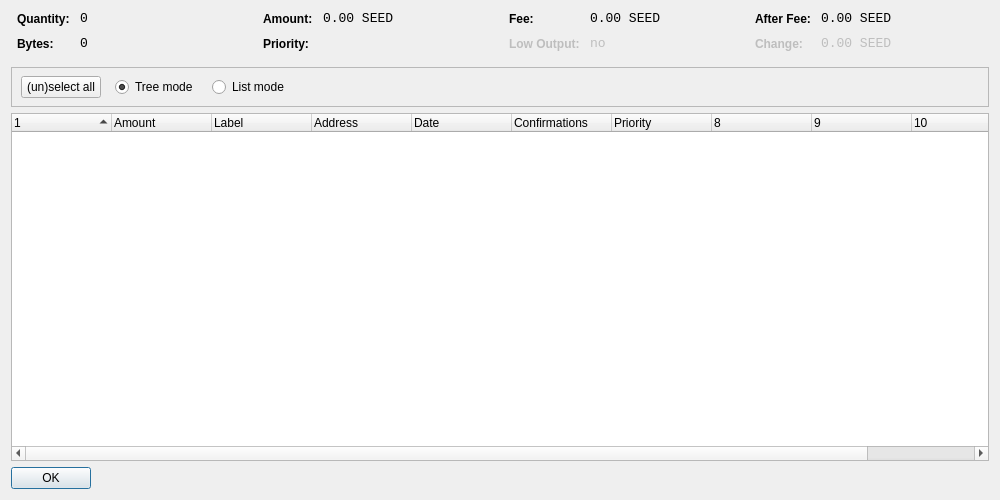
<?xml version="1.0" encoding="UTF-8"?>
<ui version="4.0">
 <class>CoinControlDialog</class>
 <widget class="QDialog" name="CoinControlDialog">
  <property name="geometry">
   <rect>
    <x>0</x>
    <y>0</y>
    <width>1000</width>
    <height>500</height>
   </rect>
  </property>
  <property name="windowTitle">
   <string>Coin Control</string>
  </property>
  <layout class="QVBoxLayout" name="verticalLayout">
   <item>
    <layout class="QHBoxLayout" name="horizontalLayoutTop" stretch="0,0,0,0">
     <property name="topMargin">
      <number>0</number>
     </property>
     <property name="bottomMargin">
      <number>10</number>
     </property>
     <item>
      <layout class="QFormLayout" name="formLayoutCoinControl1">
       <property name="horizontalSpacing">
        <number>10</number>
       </property>
       <property name="verticalSpacing">
        <number>10</number>
       </property>
       <property name="leftMargin">
        <number>6</number>
       </property>
       <property name="rightMargin">
        <number>6</number>
       </property>
       <item row="0" column="0">
        <widget class="QLabel" name="labelCoinControlQuantityText">
         <property name="styleSheet">
          <string notr="true">font-weight:bold;</string>
         </property>
         <property name="text">
          <string>Quantity:</string>
         </property>
        </widget>
       </item>
       <item row="0" column="1">
        <widget class="QLabel" name="labelCoinControlQuantity">
         <property name="font">
          <font>
           <family>Monospace</family>
           <pointsize>10</pointsize>
          </font>
         </property>
         <property name="cursor">
          <cursorShape>IBeamCursor</cursorShape>
         </property>
         <property name="contextMenuPolicy">
          <enum>Qt::ActionsContextMenu</enum>
         </property>
         <property name="text">
          <string notr="true">0</string>
         </property>
         <property name="textInteractionFlags">
          <set>Qt::LinksAccessibleByMouse|Qt::TextSelectableByKeyboard|Qt::TextSelectableByMouse</set>
         </property>
        </widget>
       </item>
       <item row="1" column="0">
        <widget class="QLabel" name="labelCoinControlBytesText">
         <property name="styleSheet">
          <string notr="true">font-weight:bold;</string>
         </property>
         <property name="text">
          <string>Bytes:</string>
         </property>
        </widget>
       </item>
       <item row="1" column="1">
        <widget class="QLabel" name="labelCoinControlBytes">
         <property name="font">
          <font>
           <family>Monospace</family>
           <pointsize>10</pointsize>
          </font>
         </property>
         <property name="cursor">
          <cursorShape>IBeamCursor</cursorShape>
         </property>
         <property name="contextMenuPolicy">
          <enum>Qt::ActionsContextMenu</enum>
         </property>
         <property name="text">
          <string notr="true">0</string>
         </property>
         <property name="textInteractionFlags">
          <set>Qt::LinksAccessibleByMouse|Qt::TextSelectableByKeyboard|Qt::TextSelectableByMouse</set>
         </property>
        </widget>
       </item>
      </layout>
     </item>
     <item>
      <layout class="QFormLayout" name="formLayoutCoinControl2">
       <property name="horizontalSpacing">
        <number>10</number>
       </property>
       <property name="verticalSpacing">
        <number>10</number>
       </property>
       <property name="leftMargin">
        <number>6</number>
       </property>
       <property name="rightMargin">
        <number>6</number>
       </property>
       <item row="0" column="0">
        <widget class="QLabel" name="labelCoinControlAmountText">
         <property name="styleSheet">
          <string notr="true">font-weight:bold;</string>
         </property>
         <property name="text">
          <string>Amount:</string>
         </property>
        </widget>
       </item>
       <item row="0" column="1">
        <widget class="QLabel" name="labelCoinControlAmount">
         <property name="font">
          <font>
           <family>Monospace</family>
           <pointsize>10</pointsize>
          </font>
         </property>
         <property name="cursor">
          <cursorShape>IBeamCursor</cursorShape>
         </property>
         <property name="contextMenuPolicy">
          <enum>Qt::ActionsContextMenu</enum>
         </property>
         <property name="text">
          <string notr="true">0.00 SEED</string>
         </property>
         <property name="textInteractionFlags">
          <set>Qt::LinksAccessibleByMouse|Qt::TextSelectableByKeyboard|Qt::TextSelectableByMouse</set>
         </property>
        </widget>
       </item>
       <item row="1" column="0">
        <widget class="QLabel" name="labelCoinControlPriorityText">
         <property name="styleSheet">
          <string notr="true">font-weight:bold;</string>
         </property>
         <property name="text">
          <string>Priority:</string>
         </property>
        </widget>
       </item>
       <item row="1" column="1">
        <widget class="QLabel" name="labelCoinControlPriority">
         <property name="font">
          <font>
           <family>Monospace</family>
           <pointsize>10</pointsize>
          </font>
         </property>
         <property name="cursor">
          <cursorShape>IBeamCursor</cursorShape>
         </property>
         <property name="contextMenuPolicy">
          <enum>Qt::ActionsContextMenu</enum>
         </property>
         <property name="text">
          <string/>
         </property>
         <property name="textInteractionFlags">
          <set>Qt::LinksAccessibleByMouse|Qt::TextSelectableByKeyboard|Qt::TextSelectableByMouse</set>
         </property>
        </widget>
       </item>
      </layout>
     </item>
     <item>
      <layout class="QFormLayout" name="formLayoutCoinControl3">
       <property name="horizontalSpacing">
        <number>10</number>
       </property>
       <property name="verticalSpacing">
        <number>10</number>
       </property>
       <property name="leftMargin">
        <number>6</number>
       </property>
       <property name="rightMargin">
        <number>6</number>
       </property>
       <item row="0" column="0">
        <widget class="QLabel" name="labelCoinControlFeeText">
         <property name="styleSheet">
          <string notr="true">font-weight:bold;</string>
         </property>
         <property name="text">
          <string>Fee:</string>
         </property>
        </widget>
       </item>
       <item row="0" column="1">
        <widget class="QLabel" name="labelCoinControlFee">
         <property name="font">
          <font>
           <family>Monospace</family>
           <pointsize>10</pointsize>
          </font>
         </property>
         <property name="cursor">
          <cursorShape>IBeamCursor</cursorShape>
         </property>
         <property name="contextMenuPolicy">
          <enum>Qt::ActionsContextMenu</enum>
         </property>
         <property name="text">
          <string notr="true">0.00 SEED</string>
         </property>
         <property name="textInteractionFlags">
          <set>Qt::LinksAccessibleByMouse|Qt::TextSelectableByKeyboard|Qt::TextSelectableByMouse</set>
         </property>
        </widget>
       </item>
       <item row="1" column="0">
        <widget class="QLabel" name="labelCoinControlLowOutputText">
         <property name="enabled">
          <bool>false</bool>
         </property>
         <property name="styleSheet">
          <string notr="true">font-weight:bold;</string>
         </property>
         <property name="text">
          <string>Low Output:</string>
         </property>
        </widget>
       </item>
       <item row="1" column="1">
        <widget class="QLabel" name="labelCoinControlLowOutput">
         <property name="enabled">
          <bool>false</bool>
         </property>
         <property name="font">
          <font>
           <family>Monospace</family>
           <pointsize>10</pointsize>
          </font>
         </property>
         <property name="cursor">
          <cursorShape>IBeamCursor</cursorShape>
         </property>
         <property name="contextMenuPolicy">
          <enum>Qt::ActionsContextMenu</enum>
         </property>
         <property name="text">
          <string notr="true">no</string>
         </property>
         <property name="textInteractionFlags">
          <set>Qt::LinksAccessibleByMouse|Qt::TextSelectableByKeyboard|Qt::TextSelectableByMouse</set>
         </property>
        </widget>
       </item>
      </layout>
     </item>
     <item>
      <layout class="QFormLayout" name="formLayoutCoinControl4">
       <property name="horizontalSpacing">
        <number>10</number>
       </property>
       <property name="verticalSpacing">
        <number>10</number>
       </property>
       <property name="leftMargin">
        <number>6</number>
       </property>
       <property name="rightMargin">
        <number>6</number>
       </property>
       <item row="0" column="0">
        <widget class="QLabel" name="labelCoinControlAfterFeeText">
         <property name="styleSheet">
          <string notr="true">font-weight:bold;</string>
         </property>
         <property name="text">
          <string>After Fee:</string>
         </property>
        </widget>
       </item>
       <item row="0" column="1">
        <widget class="QLabel" name="labelCoinControlAfterFee">
         <property name="font">
          <font>
           <family>Monospace</family>
           <pointsize>10</pointsize>
          </font>
         </property>
         <property name="cursor">
          <cursorShape>IBeamCursor</cursorShape>
         </property>
         <property name="contextMenuPolicy">
          <enum>Qt::ActionsContextMenu</enum>
         </property>
         <property name="text">
          <string notr="true">0.00 SEED</string>
         </property>
         <property name="textInteractionFlags">
          <set>Qt::LinksAccessibleByMouse|Qt::TextSelectableByKeyboard|Qt::TextSelectableByMouse</set>
         </property>
        </widget>
       </item>
       <item row="1" column="0">
        <widget class="QLabel" name="labelCoinControlChangeText">
         <property name="enabled">
          <bool>false</bool>
         </property>
         <property name="styleSheet">
          <string notr="true">font-weight:bold;</string>
         </property>
         <property name="text">
          <string>Change:</string>
         </property>
        </widget>
       </item>
       <item row="1" column="1">
        <widget class="QLabel" name="labelCoinControlChange">
         <property name="enabled">
          <bool>false</bool>
         </property>
         <property name="font">
          <font>
           <family>Monospace</family>
           <pointsize>10</pointsize>
          </font>
         </property>
         <property name="cursor">
          <cursorShape>IBeamCursor</cursorShape>
         </property>
         <property name="contextMenuPolicy">
          <enum>Qt::ActionsContextMenu</enum>
         </property>
         <property name="text">
          <string notr="true">0.00 SEED</string>
         </property>
         <property name="textInteractionFlags">
          <set>Qt::LinksAccessibleByMouse|Qt::TextSelectableByKeyboard|Qt::TextSelectableByMouse</set>
         </property>
        </widget>
       </item>
      </layout>
     </item>
    </layout>
   </item>
   <item>
    <widget class="QFrame" name="frame">
     <property name="minimumSize">
      <size>
       <width>0</width>
       <height>40</height>
      </size>
     </property>
     <property name="frameShape">
      <enum>QFrame::StyledPanel</enum>
     </property>
     <property name="frameShadow">
      <enum>QFrame::Sunken</enum>
     </property>
     <widget class="QWidget" name="horizontalLayoutWidget">
      <property name="geometry">
       <rect>
        <x>10</x>
        <y>0</y>
        <width>781</width>
        <height>41</height>
       </rect>
      </property>
      <layout class="QHBoxLayout" name="horizontalLayoutPanel" stretch="0,0,0,0">
       <property name="spacing">
        <number>14</number>
       </property>
       <item>
        <widget class="QPushButton" name="pushButtonSelectAll">
         <property name="sizePolicy">
          <sizepolicy hsizetype="Maximum" vsizetype="Fixed">
           <horstretch>0</horstretch>
           <verstretch>0</verstretch>
          </sizepolicy>
         </property>
         <property name="text">
          <string>(un)select all</string>
         </property>
        </widget>
       </item>
       <item>
        <widget class="QRadioButton" name="radioTreeMode">
         <property name="sizePolicy">
          <sizepolicy hsizetype="Maximum" vsizetype="Fixed">
           <horstretch>0</horstretch>
           <verstretch>0</verstretch>
          </sizepolicy>
         </property>
         <property name="text">
          <string>Tree mode</string>
         </property>
         <property name="checked">
          <bool>true</bool>
         </property>
        </widget>
       </item>
       <item>
        <widget class="QRadioButton" name="radioListMode">
         <property name="sizePolicy">
          <sizepolicy hsizetype="Maximum" vsizetype="Fixed">
           <horstretch>0</horstretch>
           <verstretch>0</verstretch>
          </sizepolicy>
         </property>
         <property name="text">
          <string>List mode</string>
         </property>
        </widget>
       </item>
       <item>
        <spacer name="horizontalSpacer">
         <property name="orientation">
          <enum>Qt::Horizontal</enum>
         </property>
         <property name="sizeHint" stdset="0">
          <size>
           <width>40</width>
           <height>20</height>
          </size>
         </property>
        </spacer>
       </item>
      </layout>
     </widget>
    </widget>
   </item>
   <item>
    <widget class="CoinControlTreeWidget" name="treeWidget">
     <property name="contextMenuPolicy">
      <enum>Qt::CustomContextMenu</enum>
     </property>
     <property name="sortingEnabled">
      <bool>false</bool>
     </property>
     <property name="columnCount">
      <number>11</number>
     </property>
     <attribute name="headerShowSortIndicator" stdset="0">
      <bool>true</bool>
     </attribute>
     <attribute name="headerStretchLastSection">
      <bool>false</bool>
     </attribute>
     <column>
      <property name="text">
       <string/>
      </property>
     </column>
     <column>
      <property name="text">
       <string>Amount</string>
      </property>
     </column>
     <column>
      <property name="text">
       <string>Label</string>
      </property>
     </column>
     <column>
      <property name="text">
       <string>Address</string>
      </property>
     </column>
     <column>
      <property name="text">
       <string>Date</string>
      </property>
     </column>
     <column>
      <property name="text">
       <string>Confirmations</string>
      </property>
      <property name="toolTip">
       <string>Confirmed</string>
      </property>
     </column>
     <column>
      <property name="text">
       <string>Priority</string>
      </property>
     </column>
     <column>
      <property name="text">
       <string/>
      </property>
     </column>
     <column>
      <property name="text">
       <string/>
      </property>
     </column>
     <column>
      <property name="text">
       <string/>
      </property>
     </column>
     <column>
      <property name="text">
       <string/>
      </property>
     </column>
    </widget>
   </item>
   <item>
    <widget class="QDialogButtonBox" name="buttonBox">
     <property name="sizePolicy">
      <sizepolicy hsizetype="Maximum" vsizetype="Fixed">
       <horstretch>0</horstretch>
       <verstretch>0</verstretch>
      </sizepolicy>
     </property>
     <property name="orientation">
      <enum>Qt::Horizontal</enum>
     </property>
     <property name="standardButtons">
      <set>QDialogButtonBox::Ok</set>
     </property>
    </widget>
   </item>
  </layout>
 </widget>
 <customwidgets>
  <customwidget>
   <class>CoinControlTreeWidget</class>
   <extends>QTreeWidget</extends>
   <header>coincontroltreewidget.h</header>
  </customwidget>
 </customwidgets>
 <resources/>
 <connections/>
</ui>
